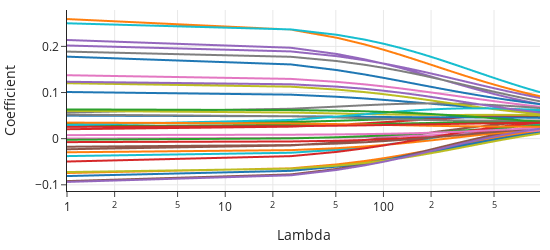

This figure's notebook cell:
### Code cell
coefsR = np.squeeze(coefsR)

col_names = ["x" + str(v) for v in np.arange(1, 36, 1)]

coefsR_df = pd.DataFrame(coefsR, columns=col_names)
coefsR_df["lambda"] = alphasR

coefsR_long = pd.melt(coefsR_df, id_vars=["lambda"], value_vars=col_names)

fig = px.line(coefsR_long, x="lambda", y="value", color="variable", log_x=True)
fig.update_layout(
    showlegend=False, width=550, height=250, 
    yaxis_title="Coefficient", xaxis_title="Lambda"
)
fig.show()
